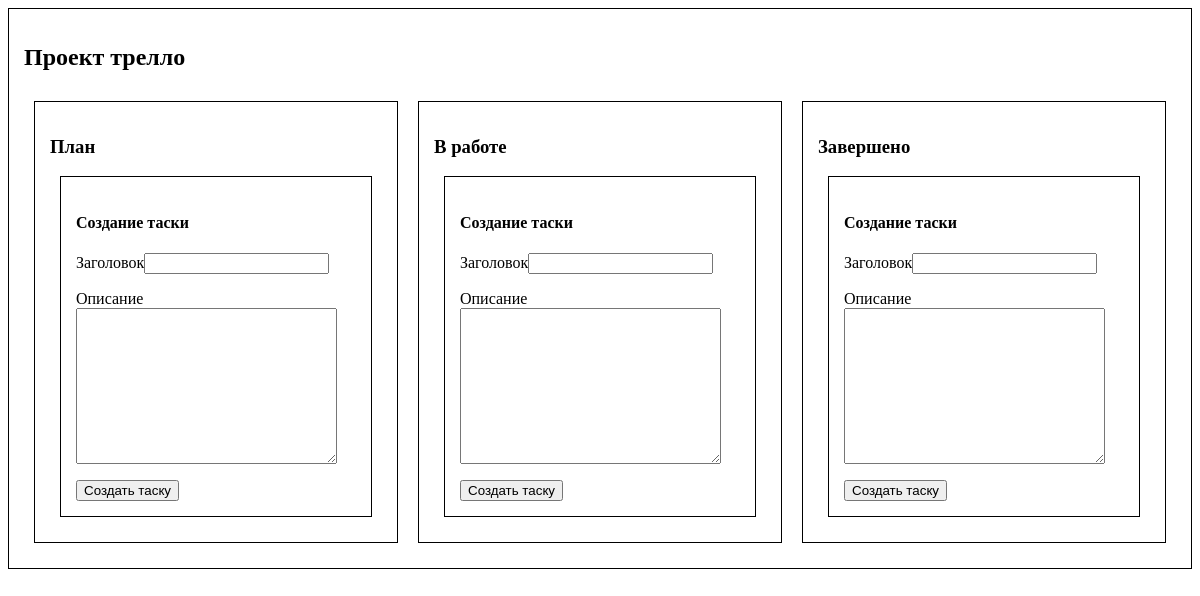
The app's page /, older data.
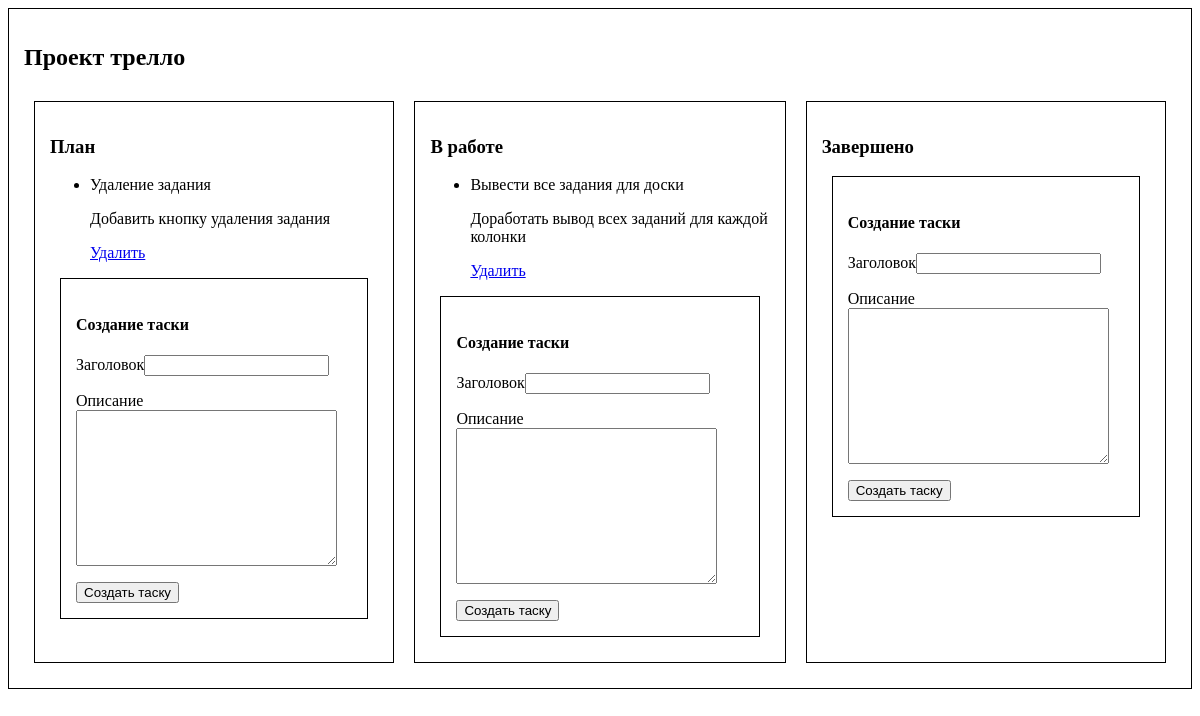
The same page, newer data.
### boards/models.py (models this page shows, shortened)
class Column(models.Model):
    name = models.CharField(max_length=250)
    board = models.ForeignKey(Board, on_delete=models.CASCADE, related_name="boards_columns")

class Task(models.Model):
    title = models.CharField(max_length=100)
    description = models.TextField()
    created = models.DateTimeField(auto_now=True)
    column = models.ForeignKey(Column, on_delete=models.CASCADE, related_name="boards_tasks")

### boards/views.py (the view)
# urls.py: path('', index, name='index'),
def index(request):
    board = Board.objects.get(name="Проект трелло")
    columns = Column.objects.filter(board=board)
    tasks = Task.objects.filter(column_id__in=columns.values_list("id"))
    context = {
        "board": board,
        "columns": columns,
        "tasks": tasks,
    }
    return render(request, "boards/index.html", context)

### boards/templates/boards/index.html (shortened to what this page needs)
<div class="board" style="border: 1px solid #000; padding: 15px; ">
    <h2>{{ board.name }}</h2>
    <div class="columns" style="display: flex;">
    {% for column in columns %}
        <div class="column" style="border: 1px solid #000; padding: 15px; margin: 10px;">
            <h3>{{ column.name }}</h3>
            {% if tasks is None %}
                <p>Пока нет заданий</p>
            {% else %}
                <ul>
                    {% for task in tasks %}
                        {% if task.column_id == column.id %}
                            <li>{{ task.title }}<p>{{ task.description }}</p>
                                <a href="{% url 'delete' task.id %}">Удалить</a>
                            </li>
                        {% endif %}
                    {% endfor %}
                </ul>
            {% endif %}
            <form method="post" action="{% url 'create' column.id %}" style="border: 1px solid #000; padding: 15px; margin: 10px;">
                <h4>Создание таски</h4>
                <p>Заголовок<input type="text" name="title"></p>
                <p>Описание
                    <textarea name="description" id="" cols="30" rows="10"></textarea>
                </p>
                <button type="submit">Создать таску</button>
            </form>
        </div>
    {% endfor %}
    </div>
</div>

Row changes from the older to the newer data that the page shows:
added Task: title "Удаление задания", description "Добавить кнопку удаления задания", shown under Column "План"
added Task: title "Вывести все задания для доски", description "Доработать вывод всех заданий для каждой колонки", shown under Column "В работе"
